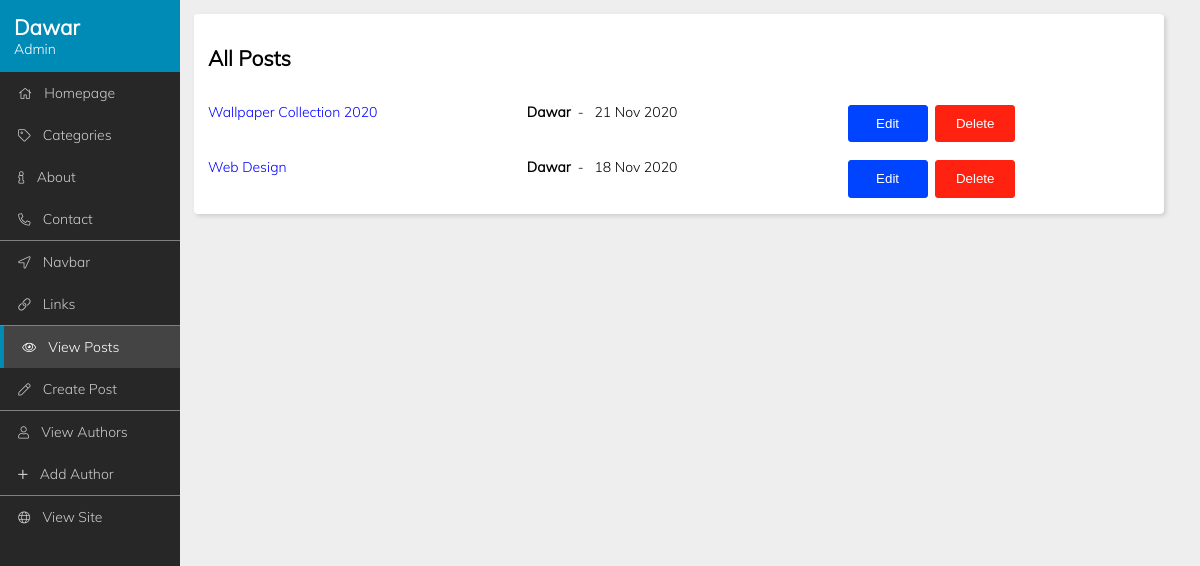
The page /cms/view_posts (signed in) on the database as committed earlier.
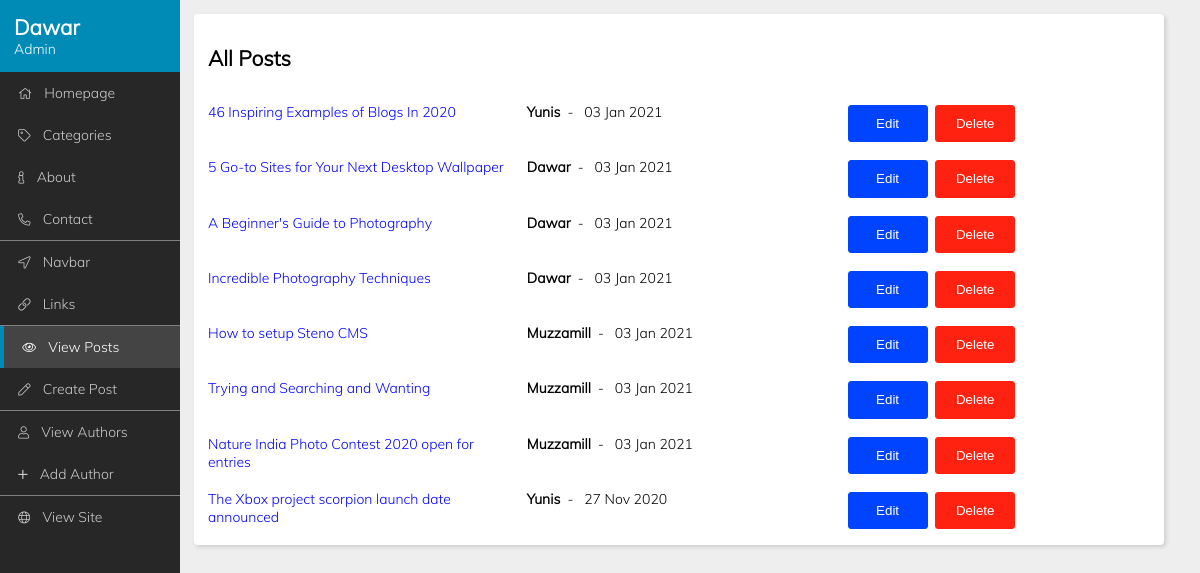
The same page on the database as committed later.
### tables this page shows
CREATE TABLE `posts` (
  `id` int(11) NOT NULL,
  `title` varchar(60) NOT NULL,
  `author_id` int(11) DEFAULT NULL,
  `date` date NOT NULL,
  `format` varchar(100) NOT NULL,
  `views` int(11) NOT NULL DEFAULT 0,
  `online` tinyint(1) NOT NULL DEFAULT 1
);

CREATE TABLE `authors` (
  `id` int(11) NOT NULL,
  `name` varchar(30) NOT NULL,
  `email` varchar(60) NOT NULL,
  `password` varchar(100) NOT NULL,
  `is_admin` tinyint(1) NOT NULL DEFAULT 0,
  `about` text DEFAULT NULL
);

### includes/functions.php (called while the page is built, shortened)
<?php
    function confirm_query($result) {
        if(!$result) {
            die("Database query failed.");
        }
        else return $result;
    }
    function get_latest($limit=0) {
        global $connection;
        $query = "SELECT * FROM `posts` WHERE `online` = 1 ORDER BY `date` DESC";
        $result = mysqli_query($connection, $query);
        return $result;
    }
    function get_author_by_id($id) {
        global $connection;
        $query = "SELECT * FROM `authors` WHERE `id` = " . $id;
        $result = mysqli_query($connection, $query);
        $result = mysqli_fetch_assoc($result);
        return $result;
    }
?>

### cms/view_posts.php (the view, shortened to what this page needs)
<?php
	require_once("../includes/db_connect.php");
	require_once("../includes/functions.php");
?>
<!DOCTYPE html>
<html lang="en">
<head>
    <link rel="stylesheet" href="../css/all.min.css" type="text/css">
    <link rel="stylesheet" href="../css/light.min.css" type="text/css">
    <link rel="stylesheet" href="../css/custom/cms/base.php" type="text/css">
</head>
<body>
	<?php
		$nav_current = "view_posts";
		require_once("../includes/cms/nav.php");
		$posts = get_latest();
	?>
    <div class="main">
		<div class="section">
			<h2>All Posts</h2>
			<?php while($post = mysqli_fetch_assoc($posts)){
				$author = get_author_by_id($post["author_id"])["name"];
				$date = new DateTime($post["date"]);
				$date = $date->format('d M Y');
			?>
				<a href="../post?q=<?php echo($post["id"]) ?>" style="color: blue;" target="_blank"><?php echo($post["title"]) ?></a>
				<span><b><?php echo($author) ?></b> &nbsp;- &nbsp; <?php echo($date) ?></span>
				<span>
					<?php if($_SESSION['is_admin'] || $_SESSION['author_id'] === $post["author_id"]) { ?>
					<button type="button" class="btn btn-confirm" onclick="window.location='edit_post?q=<?php echo($post['id']) ?>';">Edit</button>
					<?php } ?>
					<?php if($_SESSION['is_admin']) { ?>
					<button type="button" class="btn btn-cancel" onclick="ajaxDeletePost(<?php echo($post['id']) ?>)">Delete</button>
					<?php } ?>
				</span>
			<?php } ?>
		</div>
	</div>
</body>
</html>

### includes/cms/nav.php (shortened to what this page needs)
<?php
    function curr($value) {
        global $nav_current;
        if($nav_current === $value) return("current");
    }
?>
<nav>
    <div class="userinfo">
        <h1><a href="../cms"><?php echo($_SESSION["author_name"]) ?></a></h1>
        <span><?php $_SESSION["is_admin"]?print('Admin'):print('Author') ?></span>
    </div>
    <ul class="menu">
        <?php if($_SESSION["is_admin"]) { ?>
            <li><a href="homepage" class="<?php echo(curr("homepage")) ?>"> <span class="fal fa-home fa-sm"></span>Homepage</a></li>
        <?php } ?>
            <li><a href="categories" class="<?php echo(curr("categories")) ?>"> <span class="fal fa-tag fa-sm"></span>Categories</a></li>
        <?php if($_SESSION["is_admin"]) { ?>
            <li><a href="about"    class="<?php echo(curr("about")) ?>"> <span class="fal fa-info fa-sm"></span>About</a></li>
        <?php } ?>
            <li><a href="contact"  class="<?php echo(curr("contact")) ?>"> <span class="fal fa-phone-alt fa-sm"></span>Contact</a></li>
        <?php if($_SESSION["is_admin"]) { ?>
            <li><a href="navbar"   class="<?php echo(curr("navbar")) ?>"> <span class="fal fa-location-arrow fa-sm"></span>Navbar</a></li>
            <li><a href="links"    class="<?php echo(curr("links")) ?>">  <span class="fal fa-link fa-sm"></span>Links</a></li>
        <?php } ?>
            <li><a href="view_posts"   class="<?php echo(curr("view_posts")) ?>">   <span class="fal fa-eye fa-sm"></span>View Posts</a></li>
            <li><a href="create_post"  class="<?php echo(curr("create_post")) ?>">  <span class="fal fa-pen fa-sm"></span>Create Post</a></li>
            <li><a href="view_authors" class="<?php echo(curr("view_authors")) ?>"> <span class="fal fa-user fa-sm"></span>View Authors</a></li>
        <?php if($_SESSION["is_admin"]) { ?>
            <li><a href="add_author"   class="<?php echo(curr("add_author")) ?>">   <span class="fal fa-plus fa-sm"></span>Add Author</a></li>
        <?php } ?>
        <li><a href="../" target="_blank"><span class="fal fa-globe fa-sm"></span>View Site</a></li>
    </ul>
</nav>

Rows that differ between the two databases and show on the page:
removed posts: title "Wallpaper Collection 2020", author.name "Dawar", date "21 Nov 2020"
removed posts: title "Web Design", author.name "Dawar", date "18 Nov 2020"
added posts: title "46 Inspiring Examples of Blogs In 2020", author.name "Yunis", date "03 Jan 2021"
added posts: title "5 Go-to Sites for Your Next Desktop Wallpaper", author.name "Dawar", date "03 Jan 2021"
added posts: title "A Beginner's Guide to Photography", author.name "Dawar", date "03 Jan 2021"
added posts: title "Incredible Photography Techniques", author.name "Dawar", date "03 Jan 2021"
added posts: title "How to setup Steno CMS", author.name "Muzzamill", date "03 Jan 2021"
added posts: title "Trying and Searching and Wanting", author.name "Muzzamill", date "03 Jan 2021"
added posts: title "Nature India Photo Contest 2020 open for entries", author.name "Muzzamill", date "03 Jan 2021"
added posts: title "The Xbox project scorpion launch date announced", author.name "Yunis", date "27 Nov 2020"
